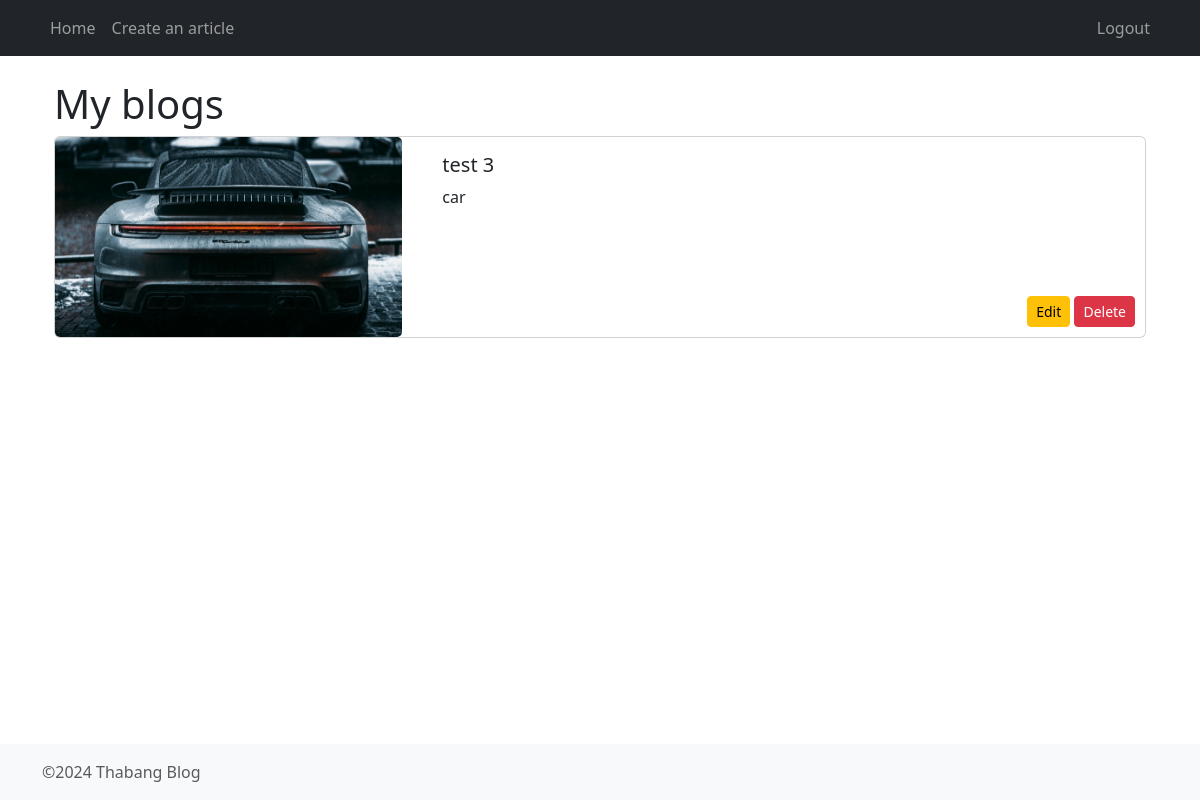
The app's page /myBlogs/ (signed in) with its own data.
### BlogApp/models.py (models this page shows)
class Blog(models.Model):
    user = models.ForeignKey(User, on_delete=models.CASCADE, related_name="blogs")
    title = models.CharField(max_length=100)
    image = models.ImageField(upload_to='images/')
    text = models.TextField()
    category = models.CharField(max_length=100)

### BlogApp/views.py (the view)
# urls.py: path("myBlogs/", myBlogs, name="myBlogs"),
def myBlogs(request):
    blogs = Blog.objects.filter(user = request.user)
    return render(request, "myBlogs.html", {'blogs': blogs})

### BlogApp/templates/myBlogs.html (shortened to what this page needs)
{% extends "base.html" %} {% block nav%}
<nav
  class="navbar navbar-expand-sm bg-dark navbar-dark nav-background-color fixed-top"
>
  <div class="container">
    <ul class="navbar-nav">
      <li class="nav-item">
        <a class="nav-link" href="{%  url 'BlogApp:home' %}">Home</a>
      </li>
    </ul>
    <ul class="navbar-nav">
      <li class="nav-item">
        <a class="nav-link" href="{%  url 'BlogApp:createAblog' %}"
          >Create an article</a
        >
      </li>
    </ul>
    <ul class="navbar-nav ms-auto">
      <li class="nav-item">
        <form action="{% url 'BlogApp:logout' %}" method="POST">
          <button
            type="submit"
            class="nav-link btn btn-link"
            style="background: none; border: none"
          >
            Logout
          </button>
        </form>
      </li>
    </ul>
  </div>
</nav>
{% endblock nav %} {% block content %}
<div class="container">
  <div class="jumbotron">
    <h1>My blogs</h1>
  </div>
  {% for blog in blogs %}
  <div class="card mb-3" style="max-width: 1200px; max-height: 300px">
    <div class="row no-gutters">
      <div class="col-md-4">
        <div style="height: 200px; overflow: hidden">
          <img
            src="{{ blog.image.url }}"
            class="card-img"
            style="height: 100%; width: 100%; object-fit: cover"
            alt="Blog Image"
          />
        </div>
      </div>
      <div class="col-md-8">
        <div class="card-body">
          <h5 class="card-title">{{ blog.title }}</h5>
          <p class="card-text">{{ blog.category }}</p>
        </div>
      </div>
    </div>
    <div style="position: absolute; bottom: 10px; right: 10px">
      <a
        href="{% url 'BlogApp:edit_blog' blog.id %}"
        class="btn btn-warning btn-sm"
      >
        Edit
      </a>
      <form
        action="{% url 'BlogApp:delete_blog' blog.id %}"
        method="POST"
        style="display: inline"
      >
        <button
          type="submit"
          class="btn btn-danger btn-sm"
          onclick="return confirm('Are you sure you want to delete this blog?');"
        >
          Delete
        </button>
      </form>
    </div>
  </div>
  {% endfor %}
</div>
{% endblock content %}

### BlogApp/static/css/style.css (style rules this page uses)
.nav-background-color { background-color: #116466; }
body { padding-top: 56px; }

### BlogApp/templates/base.html (style rules this page uses)
body { padding-top: 56px; padding-bottom: 56px; }

### records on screen
Blog: image (picture), title "test 3", category "car"
